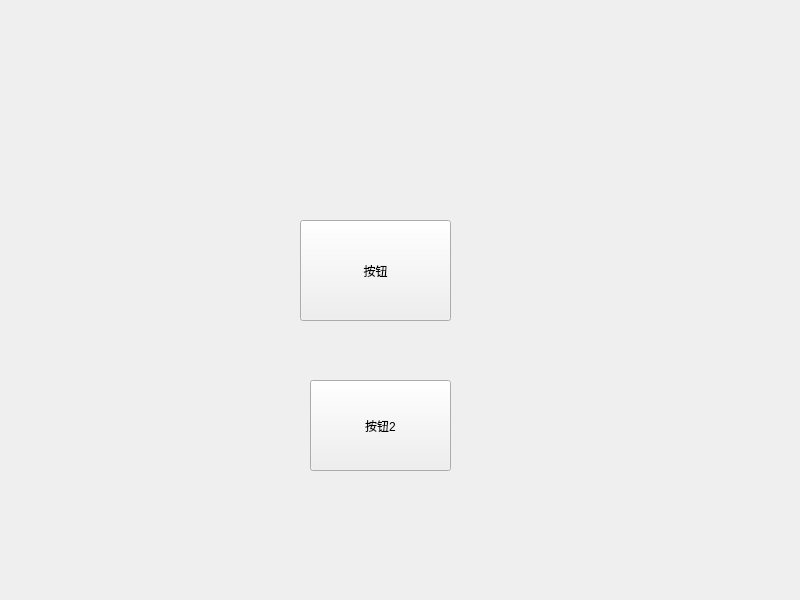
<?xml version="1.0" encoding="UTF-8"?>
<ui version="4.0">
 <class>Widget</class>
 <widget class="QWidget" name="Widget">
  <property name="geometry">
   <rect>
    <x>0</x>
    <y>0</y>
    <width>800</width>
    <height>600</height>
   </rect>
  </property>
  <property name="windowTitle">
   <string>Widget</string>
  </property>
  <widget class="QPushButton" name="pushButton">
   <property name="geometry">
    <rect>
     <x>300</x>
     <y>220</y>
     <width>151</width>
     <height>101</height>
    </rect>
   </property>
   <property name="text">
    <string>按钮</string>
   </property>
  </widget>
  <widget class="QPushButton" name="pushButton_2">
   <property name="geometry">
    <rect>
     <x>310</x>
     <y>380</y>
     <width>141</width>
     <height>91</height>
    </rect>
   </property>
   <property name="text">
    <string>按钮2</string>
   </property>
  </widget>
 </widget>
 <resources/>
 <connections/>
</ui>
